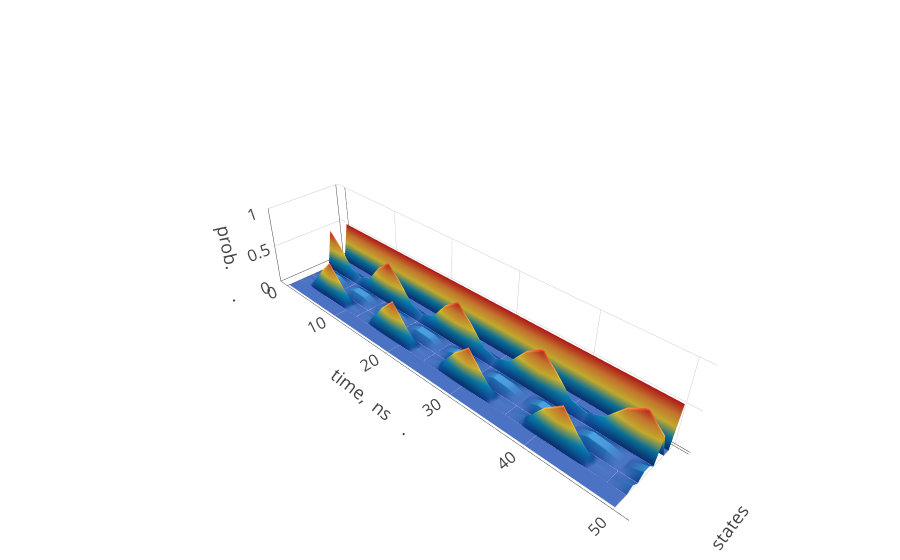

The cell this chart's notebook holds for it:
### Code cell
title = ""
    
plot_builder = PlotBuilder()
    
plot_builder.set_title(title)
plot_builder.set_xaxis('states')
plot_builder.set_yaxis("time, " + T_str_mark(config.T))
plot_builder.set_zrange([0,1])
plot_builder.set_yscale(0.1)


plot_builder.plot(
    z_csv=config.path + "/" + "z.csv",
    x_csv=config.path + "/" + "x.csv",
    y_csv=config.path + "/" + "t.csv",
    path=config.path,
    filename="Bipartite",
)

### Figure 1 — Plotly figure (JSON) as saved in the notebook; plotly's stock layout.template omitted (floating-point values rounded to 4 significant figures; data arrays with more than 128 entries replaced by an {"elided": "..."} marker saying what was removed)
{"data": [{"colorscale": "Portland", "lighting": {"diffuse": 0.5, "fresnel": 0.2, "specular": 0.2}, "showlegend": false, "showscale": false, "type": "surface", "uid": "45cee2e1-f1c8-4a60-8b6c-53169ef82147", "z": {"elided": "26x12 float values"}}], "layout": {"autosize": false, "margin": {"b": 0, "l": 0, "pad": 50, "r": 0, "t": 35}, "plot_bgcolor": "#AAA", "scene": {"aspectratio": {"x": 1, "y": 5, "z": 1}, "camera": {"center": {"x": 0, "y": 0, "z": 0.2}, "eye": {"x": 3.75, "y": 3.75, "z": 3.75}, "up": {"x": 0, "y": 0, "z": 1}}, "xaxis": {"autorange": true, "showgrid": false, "showline": false, "tickfont": {"size": 14}, "ticktext": ["", "", "", "", "", "", "", "", "", "", "", ""], "tickvals": [0, 1, 2, 3, 4, 5, 6, 7, 8, 9, 10, 11], "title": "states", "titlefont": {"size": 18}}, "yaxis": {"autorange": true, "linewidth": 1, "tickfont": {"size": 14}, "ticktext": [0, 10, 20, 30, 40, 50], "tickvals": [0, 5, 10, 15, 20, 25], "title": "time,  ns\t\t\t\t.", "titlefont": {"size": 18}}, "zaxis": {"autorange": false, "linewidth": 1, "range": [0, 1], "tickfont": {"size": 14}, "title": "prob.\t\t\t\t\t\t.", "titlefont": {"size": 18}}}, "showlegend": false, "title": "", "titlefont": {"color": "#222", "family": "Lato", "size": 20}, "xaxis": {"tickfont": {"size": 200}, "ticks": "outside"}, "yaxis": {"tickfont": {"size": 200}, "ticks": "outside", "title": "y Axis", "titlefont": {"color": "#FFFFFF", "family": "Courier New, monospace", "size": 40}}}}
